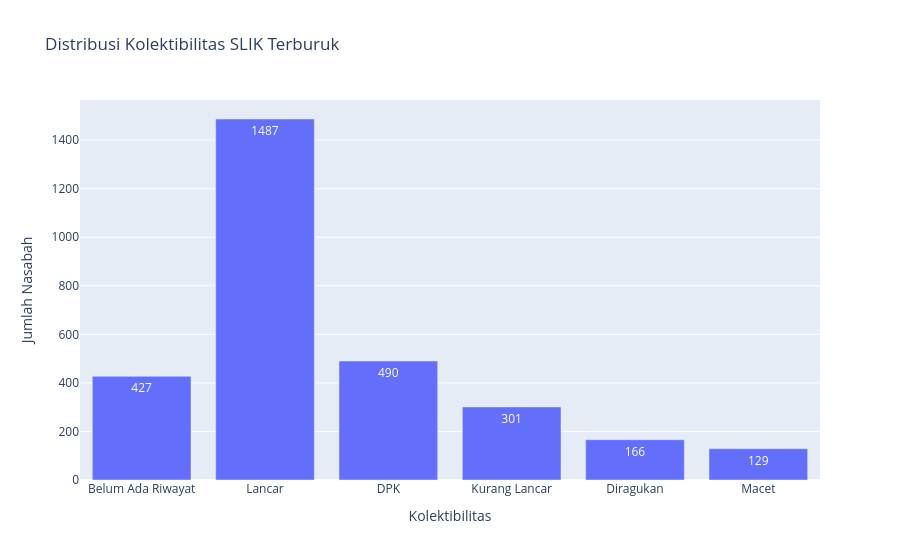

Notebook code for this chart:
### Markdown cell above
**4.1.2 Kolektibilitas SLIK Terburuk**

### Code cell
collect_label_map = {0: "Belum Ada Riwayat", 1: "Lancar", 2: "DPK",
                      3: "Kurang Lancar", 4: "Diragukan", 5: "Macet"}
order = ["Belum Ada Riwayat","Lancar","DPK","Kurang Lancar","Diragukan","Macet"]
vc = master["slik_worst_collectability"].map(collect_label_map).value_counts().reindex(order).reset_index()
vc.columns = ["kolektibilitas", "jumlah"]

fig = px.bar(vc, x="kolektibilitas", y="jumlah", text_auto=True,
             title="Distribusi Kolektibilitas SLIK Terburuk",
             labels={"kolektibilitas": "Kolektibilitas", "jumlah": "Jumlah Nasabah"})
fig.show()

vc["persen"] = (vc["jumlah"] / vc["jumlah"].sum() * 100).round(1)
print("Insight:")
print(vc.to_string(index=False))

### Figure 1 — Plotly figure (JSON) as saved in the notebook; plotly's stock layout.template omitted (floating-point values rounded to 4 significant figures)
{"data": [{"hovertemplate": "Kolektibilitas=%{x}<br>Jumlah Nasabah=%{y}<extra></extra>", "legendgroup": "", "marker": {"color": "#636efa", "pattern": {"shape": ""}}, "name": "", "orientation": "v", "showlegend": false, "textposition": "auto", "texttemplate": "%{y}", "type": "bar", "x": ["Belum Ada Riwayat", "Lancar", "DPK", "Kurang Lancar", "Diragukan", "Macet"], "xaxis": "x", "y": [427, 1487, 490, 301, 166, 129], "yaxis": "y"}], "layout": {"barmode": "relative", "legend": {"tracegroupgap": 0}, "title": {"text": "Distribusi Kolektibilitas SLIK Terburuk"}, "xaxis": {"anchor": "y", "domain": [0, 1], "title": {"text": "Kolektibilitas"}}, "yaxis": {"anchor": "x", "domain": [0, 1], "title": {"text": "Jumlah Nasabah"}}}}
